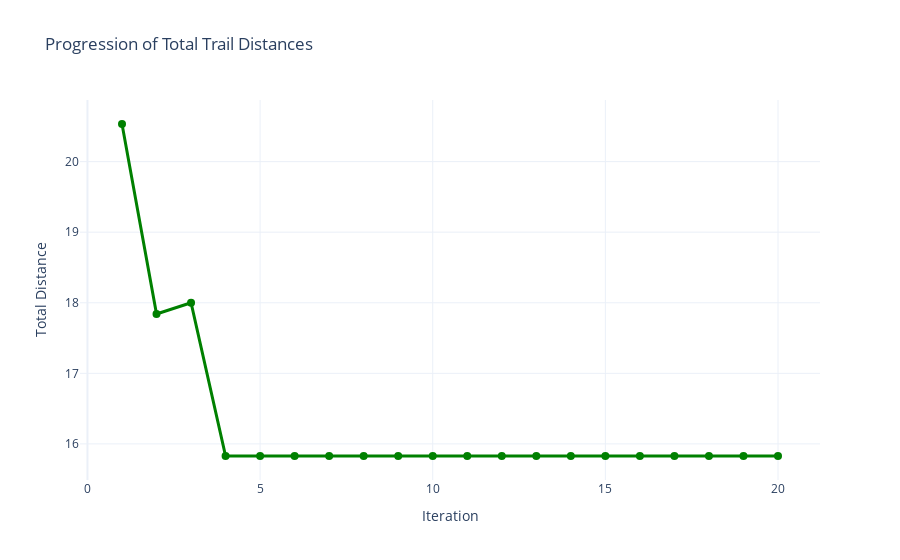
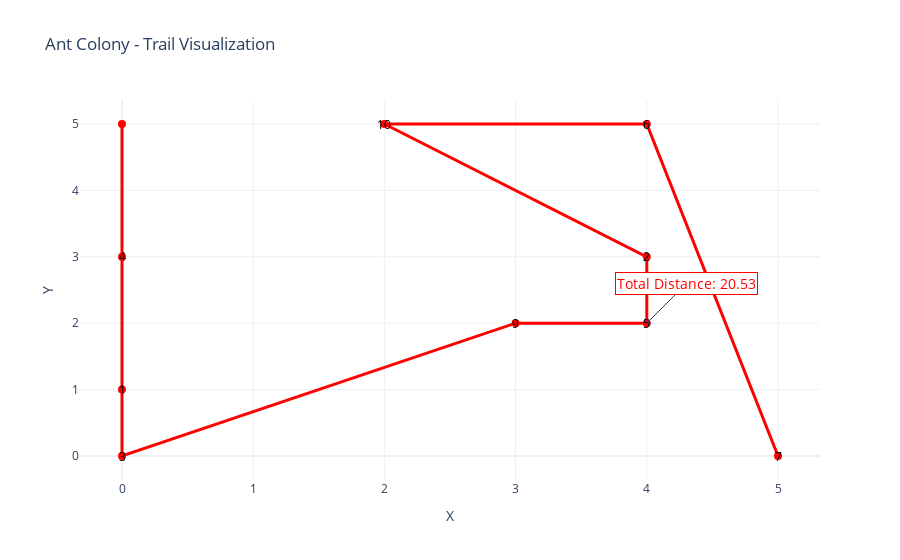
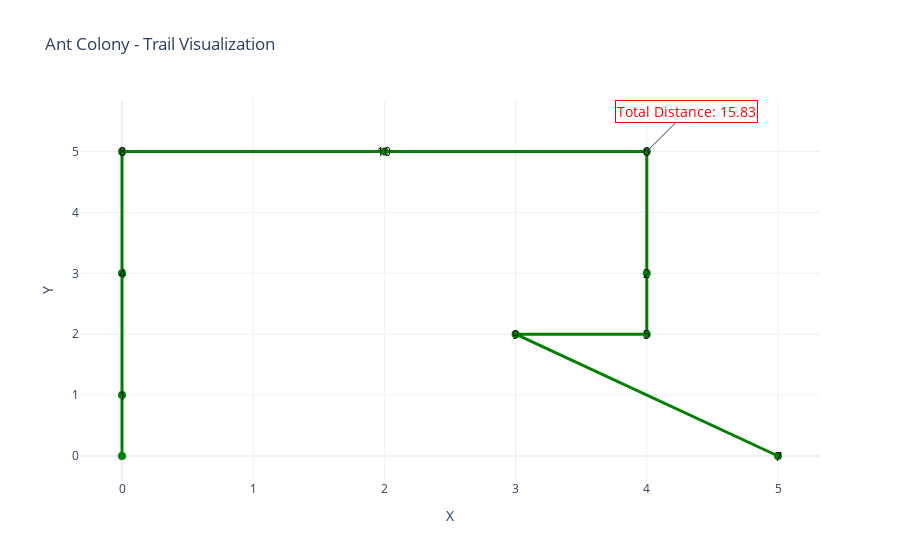

Source (notebook cell) for these figures, in order:
### Code cell
points = random_points(10, 5)

model = AntColonyModel(points)
first_trail, last_trail, collection_of_ants_trails = model.run(max_iterations=20)

# eject_object(first_trail, "_first_trail")
# eject_object(last_trail, "_last_trail")
# eject_object(collection_of_ants_trails, "_collection_of_ants_trails")

plot_progression(collection_of_ants_trails)
plot_trail(first_trail, color="red", name="First Trail")
plot_trail(last_trail, color="green", name="Last Trail")

### Figure 1 — Plotly figure (JSON) as saved in the notebook; plotly's stock layout.template omitted (floating-point values rounded to 4 significant figures)
{"data": [{"line": {"color": "green", "width": 3}, "marker": {"size": 8}, "mode": "lines+markers", "name": "Total Distance per Iteration", "type": "scatter", "x": [1, 2, 3, 4, 5, 6, 7, 8, 9, 10, 11, 12, 13, 14, 15, 16, 17, 18, 19, 20], "y": [20.53, 17.84, 18, 15.83, 15.83, 15.83, 15.83, 15.83, 15.83, 15.83, 15.83, 15.83, 15.83, 15.83, 15.83, 15.83, 15.83, 15.83, 15.83, 15.83]}], "layout": {"title": {"text": "Progression of Total Trail Distances"}, "xaxis": {"title": {"text": "Iteration"}}, "yaxis": {"title": {"text": "Total Distance"}}}}

### Figure 2 — Plotly figure (JSON) as saved in the notebook; plotly's stock layout.template omitted (floating-point values rounded to 4 significant figures)
{"data": [{"line": {"color": "red", "width": 3}, "marker": {"size": 8}, "mode": "lines+markers", "name": "First Trail", "type": "scatter", "x": [0, 0, 0, 0, 3, 4, 4, 2, 4, 5], "y": [5, 3, 1, 0, 2, 2, 3, 5, 5, 0]}], "layout": {"annotations": [{"font": {"color": "black", "size": 12}, "showarrow": false, "text": "4", "x": 0, "y": 3}, {"font": {"color": "black", "size": 12}, "showarrow": false, "text": "1", "x": 0, "y": 1}, {"font": {"color": "black", "size": 12}, "showarrow": false, "text": "3", "x": 0, "y": 0}, {"font": {"color": "black", "size": 12}, "showarrow": false, "text": "9", "x": 3, "y": 2}, {"font": {"color": "black", "size": 12}, "showarrow": false, "text": "5", "x": 4, "y": 2}, {"font": {"color": "black", "size": 12}, "showarrow": false, "text": "2", "x": 4, "y": 3}, {"font": {"color": "black", "size": 12}, "showarrow": false, "text": "10", "x": 2, "y": 5}, {"font": {"color": "black", "size": 12}, "showarrow": false, "text": "6", "x": 4, "y": 5}, {"font": {"color": "black", "size": 12}, "showarrow": false, "text": "7", "x": 5, "y": 0}, {"arrowhead": 1, "ax": 40, "ay": -40, "bgcolor": "white", "bordercolor": "red", "borderwidth": 1, "font": {"color": "red", "size": 14}, "showarrow": true, "text": "Total Distance: 20.53", "x": 4, "y": 2}], "legend": {"title": {"text": "Trails"}}, "title": {"text": "Ant Colony - Trail Visualization"}, "xaxis": {"title": {"text": "X"}}, "yaxis": {"title": {"text": "Y"}}}}

### Figure 3 — Plotly figure (JSON) as saved in the notebook; plotly's stock layout.template omitted (floating-point values rounded to 4 significant figures)
{"data": [{"line": {"color": "green", "width": 3}, "marker": {"size": 8}, "mode": "lines+markers", "name": "Last Trail", "type": "scatter", "x": [0, 0, 0, 0, 2, 4, 4, 4, 3, 5], "y": [0, 1, 3, 5, 5, 5, 3, 2, 2, 0]}], "layout": {"annotations": [{"font": {"color": "black", "size": 12}, "showarrow": false, "text": "1", "x": 0, "y": 1}, {"font": {"color": "black", "size": 12}, "showarrow": false, "text": "4", "x": 0, "y": 3}, {"font": {"color": "black", "size": 12}, "showarrow": false, "text": "8", "x": 0, "y": 5}, {"font": {"color": "black", "size": 12}, "showarrow": false, "text": "10", "x": 2, "y": 5}, {"font": {"color": "black", "size": 12}, "showarrow": false, "text": "6", "x": 4, "y": 5}, {"font": {"color": "black", "size": 12}, "showarrow": false, "text": "2", "x": 4, "y": 3}, {"font": {"color": "black", "size": 12}, "showarrow": false, "text": "5", "x": 4, "y": 2}, {"font": {"color": "black", "size": 12}, "showarrow": false, "text": "9", "x": 3, "y": 2}, {"font": {"color": "black", "size": 12}, "showarrow": false, "text": "7", "x": 5, "y": 0}, {"arrowhead": 1, "ax": 40, "ay": -40, "bgcolor": "white", "bordercolor": "red", "borderwidth": 1, "font": {"color": "red", "size": 14}, "showarrow": true, "text": "Total Distance: 15.83", "x": 4, "y": 5}], "legend": {"title": {"text": "Trails"}}, "title": {"text": "Ant Colony - Trail Visualization"}, "xaxis": {"title": {"text": "X"}}, "yaxis": {"title": {"text": "Y"}}}}
